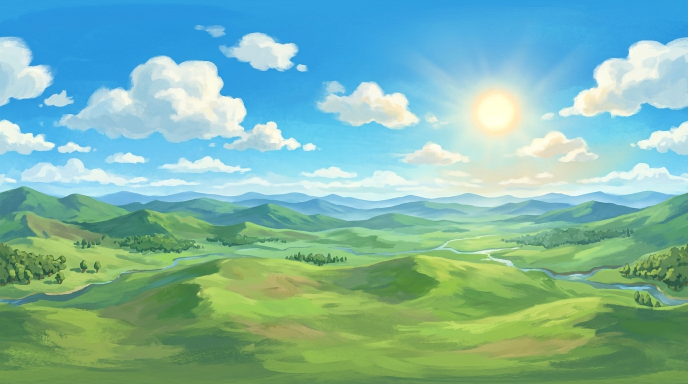
#> input picture tools/cooker/skybox_anime_pano.jpg, 1376 x 768 px, given in place of soloport_house_2.0.png, which was not available (shown at 1/2 size)
$ python cook_reflective_textures.py
#> lines starting #> are read from the running program, lines starting #| are printed output that depends on the picture
### tools/cooker/mesh_cooker.py
#!/usr/bin/env python3
"""
tools/cooker/mesh_cooker.py

Offline 3D Model Cooker Tool for Nintendo Wii U (.wmesh binary format).
Complies with Jason Gregory's Game Engine Architecture (3rd Ed., Chapters 12 & 13):
- Native Big-Endian packing for IBM PowerPC 750CL (Espresso) and AMD Latte (R700).
- 256-byte VBO alignment for GX2 DMA direct hardware upload.
- 32-byte IBO alignment matching the Espresso L1D cache line.
- Precomputed Bounding Sphere (Ritter) and AABB for O(1) frustum culling setup.
- Tipsify-inspired Post-Transform Vertex Cache (PTVC) triangle reordering.
- Supports Wavefront OBJ input and high-quality procedural architectural models.
"""

import os
import sys
import math
import struct
import argparse
from typing import List, Tuple, Dict, Optional

# Local FBX parser import
try:
    from fbx_parser import extract_fbx_meshes
except ImportError:
    try:
        from tools.cooker.fbx_parser import extract_fbx_meshes
    except ImportError:
        extract_fbx_meshes = None

# Constants matching MeshBinaryFormat.hpp
WMESH_MAGIC = b'WMSH' # 0x574D5348
WMESH_VERSION = 1

# Flags
MESH_FLAG_STATIC       = 1 << 0
MESH_FLAG_SKINNED      = 1 << 1
MESH_FLAG_HAS_COLOR    = 1 << 2
MESH_FLAG_HAS_TEXCOORD = 1 << 3
MESH_FLAG_HAS_NORMAL   = 1 << 4
MESH_FLAG_BIG_ENDIAN   = 1 << 5
MESH_FLAG_TANGENTS     = 1 << 6

VERTEX_STRIDE = 48 # 3 pos + 3 norm + 2 uv + 4 col (12 floats * 4 = 48 bytes)

class Vertex:
    __slots__ = ('pos', 'norm', 'uv', 'col')
    # [5 lines left out: function __init__, not called in this run]

def align_up(offset: int, alignment: int) -> int:
    return (offset + alignment - 1) & ~(alignment - 1)

# [554 lines left out: functions compute_aabb, compute_bounding_sphere, reorder_triangles_ptvc, parse_obj, generate_procedural_pillar, generate_procedural_obelisk and 3 more, not called in this run]

def encode_dxt1_image(rgba_bytes: bytes, width: int, height: int) -> bytes:
    """
    Fast Bounding-Box Endpoint BC1 (DXT1) encoder in pure Python.
    Produces 8 bytes per 4x4 block (4 bpp, 8:1 compression ratio).
    Packs two RGB565 endpoints and 16 2-bit interpolation indices per 4x4 block.
    """
    bw = max(1, (width + 3) // 4)
    bh = max(1, (height + 3) // 4)
    out = bytearray(bw * bh * 8)
    mv = memoryview(rgba_bytes)
    out_idx = 0
    row_stride = width * 4

    for by in range(bh):
        y0 = by * 4
        for bx in range(bw):
            x0 = bx * 4
            min_r = min_g = min_b = 255
            max_r = max_g = max_b = 0
            pixels = []

            for dy in range(4):
                py = min(height - 1, y0 + dy)
                row_off = py * row_stride
                for dx in range(4):
                    px = min(width - 1, x0 + dx)
                    off = row_off + px * 4
                    r = mv[off]
                    g = mv[off + 1]
                    b = mv[off + 2]
                    pixels.append((r, g, b))
                    if r < min_r: min_r = r
                    if g < min_g: min_g = g
                    if b < min_b: min_b = b
                    if r > max_r: max_r = r
                    if g > max_g: max_g = g
                    if b > max_b: max_b = b

            # Inset bounding box by 1/16 to reduce RMS quantization error (Simon Brown / van Waveren)
            ir = (max_r - min_r) >> 4
            ig = (max_g - min_g) >> 4
            ib = (max_b - min_b) >> 4
            min_r = min(255, min_r + ir)
            min_g = min(255, min_g + ig)
            min_b = min(255, min_b + ib)
            max_r = max(0, max_r - ir)
            max_g = max(0, max_g - ig)
            max_b = max(0, max_b - ib)

            c0 = ((max_r >> 3) << 11) | ((max_g >> 2) << 5) | (max_b >> 3)
            c1 = ((min_r >> 3) << 11) | ((min_g >> 2) << 5) | (min_b >> 3)

            if c0 < c1:
                c0, c1 = c1, c0
                min_r, max_r = max_r, min_r
                min_g, max_g = max_g, min_g
                min_b, max_b = max_b, min_b
            elif c0 == c1:
                out[out_idx:out_idx + 8] = struct.pack('<HHI', c0, c1, 0)
                out_idx += 8
                continue

            # 4-color palette along principal axis
            p0r, p0g, p0b = max_r, max_g, max_b
            p1r, p1g, p1b = min_r, min_g, min_b
            p2r = (2 * p0r + p1r) // 3
            p2g = (2 * p0g + p1g) // 3
            p2b = (2 * p0b + p1b) // 3
            p3r = (p0r + 2 * p1r) // 3
            p3g = (p0g + 2 * p1g) // 3
            p3b = (p0b + 2 * p1b) // 3

            indices = 0
            for i, (r, g, b) in enumerate(pixels):
                d0 = (r - p0r) ** 2 + (g - p0g) ** 2 + (b - p0b) ** 2
                d1 = (r - p1r) ** 2 + (g - p1g) ** 2 + (b - p1b) ** 2
                d2 = (r - p2r) ** 2 + (g - p2g) ** 2 + (b - p2b) ** 2
                d3 = (r - p3r) ** 2 + (g - p3g) ** 2 + (b - p3b) ** 2
                best = 0
                best_d = d0
                if d1 < best_d:
                    best_d = d1
                    best = 1
                if d2 < best_d:
                    best_d = d2
                    best = 2
                if d3 < best_d:
                    best = 3
                indices |= (best << (2 * i))

            out[out_idx:out_idx + 8] = struct.pack('<HHI', c0, c1, indices)
            out_idx += 8

    return bytes(out)


def encode_dxt5_image(rgba_bytes: bytes, width: int, height: int) -> bytes:
    """
    Fast Bounding-Box Endpoint BC3 (DXT5) encoder in pure Python.
    Produces 16 bytes per 4x4 block (8 bpp, 4:1 compression ratio):
    - 8-byte interpolated alpha block
    - 8-byte BC1 color block
    """
    bw = max(1, (width + 3) // 4)
    bh = max(1, (height + 3) // 4)
    color_blocks = encode_dxt1_image(rgba_bytes, width, height)
    out = bytearray(bw * bh * 16)
    mv = memoryview(rgba_bytes)
    row_stride = width * 4
    block_idx = 0

    for by in range(bh):
        y0 = by * 4
        for bx in range(bw):
            x0 = bx * 4
            min_a = 255
            max_a = 0
            alphas = []
            for dy in range(4):
                py = min(height - 1, y0 + dy)
                row_off = py * row_stride
                for dx in range(4):
                    px = min(width - 1, x0 + dx)
                    a = mv[row_off + px * 4 + 3]
                    alphas.append(a)
                    if a < min_a: min_a = a
                    if a > max_a: max_a = a

            a0 = max_a
            a1 = min_a
            alpha_bits = 0
            if a0 != a1:
                span = a0 - a1
                for i, a in enumerate(alphas):
                    # Map smoothly to 8-level interpolation table (0=a0, 1=a1, 2..7=interpolated)
                    step = ((a0 - a) * 7 + (span // 2)) // span
                    if step <= 0:
                        code = 0
                    elif step >= 7:
                        code = 1
                    else:
                        code = step + 1
                    alpha_bits |= (code << (3 * i))

            out_off = block_idx * 16
            out[out_off] = a0
            out[out_off + 1] = a1
            for b_i in range(6):
                out[out_off + 2 + b_i] = (alpha_bits >> (8 * b_i)) & 0xFF
            c_off = block_idx * 8
            out[out_off + 8:out_off + 16] = color_blocks[c_off:c_off + 8]
            block_idx += 1

    return bytes(out)


def cook_texture(input_png: str, output_wtex: str, target_size: int = 2048, tex_format: str = 'rgba8'):
    """
    Cooks an input PNG texture into a Big-Endian .wtex file with a full Lanczos mipmap pyramid.
    Supports:
    - format 1 ('rgba8'): Uncompressed RGBA8 (32 bpp)
    - format 2 ('bc1'):   Hardware Block Compression BC1 / DXT1 (4 bpp, 8:1 compression)
    - format 3 ('bc3'):   Hardware Block Compression BC3 / DXT5 (8 bpp, 4:1 compression)
    Header (16 bytes):
    - magic:     'WTEX' (4B)
    - width:     uint32 BE
    - height:    uint32 BE
    - mipFormat: uint32 BE -> bits[0..15] = mipLevels, bits[16..31] = formatCode (0/1=RGBA8, 2=BC1, 3=BC3)
    """
    from PIL import Image
    img = Image.open(input_png).convert('RGBA')
    if img.size != (target_size, target_size):
        img = img.resize((target_size, target_size), Image.Resampling.LANCZOS)

    fmt_lower = tex_format.lower()
    if fmt_lower in ('bc1', 'dxt1'):
        fmt_code = 2
    elif fmt_lower in ('bc3', 'dxt5'):
        fmt_code = 3
    else:
        fmt_code = 1

    mip_levels = int(math.log2(target_size)) + 1
    mip_payloads = []
    cur_img = img
    cur_dim = target_size
    for level in range(mip_levels):
        if level > 0:
            cur_img = img.resize((cur_dim, cur_dim), Image.Resampling.LANCZOS)
        raw_rgba = cur_img.tobytes()
        if fmt_code == 2:
            mip_payloads.append(encode_dxt1_image(raw_rgba, cur_dim, cur_dim))
        elif fmt_code == 3:
            mip_payloads.append(encode_dxt5_image(raw_rgba, cur_dim, cur_dim))
        else:
            mip_payloads.append(raw_rgba)
        cur_dim = max(1, cur_dim // 2)

    # Encode format in upper 16 bits of word 3 when fmt_code > 1 (100% backward compatible with v1 readers)
    packed_mip_fmt = mip_levels if fmt_code == 1 else ((fmt_code << 16) | (mip_levels & 0xFFFF))
    header = struct.pack('>4sIII', b'WTEX', target_size, target_size, packed_mip_fmt)
    os.makedirs(os.path.dirname(os.path.abspath(output_wtex)), exist_ok=True)
    total_bytes = len(header)
    with open(output_wtex, 'wb') as f:
        f.write(header)
        for payload in mip_payloads:
            f.write(payload)
            total_bytes += len(payload)
    print(f"[WTEX COOKER] Exito: '{output_wtex}' ({target_size}x{target_size} {fmt_lower.upper()}, {mip_levels} mipmaps, {total_bytes} bytes)")

# [137 lines left out: function main, not called in this run]

# [2 lines that do not run on import are left out]

### tools/cooker/cook_reflective_textures.py
#!/usr/bin/env python3
"""
tools/cooker/cook_reflective_textures.py

Genera y cocina las texturas con máscara de reflectividad en el canal Alpha
para la Casa Holandesa (ventanas) y el Pájaro Cantor (ojos) en formato BC3 (DXT5)
para Nintendo Wii U (AMD Latte GX2).
"""

import os
import sys
import struct
from PIL import Image

sys.path.insert(0, os.path.dirname(__file__))
from mesh_cooker import cook_texture

def cook_dutch_house_reflective():
    print("=== [1/2] Procesando Textura Reflectiva de Casa Holandesa ===")
    diff_path = "models/dutch-house/textures/soloport_house_2.0.png"
    rough_path = "models/dutch-house/textures/soloport_house_roughness.png"
    temp_rgba_path = "temp_house_reflective_rgba.png"
    out_wtex_path = "assets/models/dutch_house.wtex"

    diff_img = Image.open(diff_path).convert("RGB")
#> diff_img is the input picture: PIL image 1376x768 RGB; mean R, G, B 126.5, 182.6, 168.5
    rough_img = Image.open(rough_path).convert("L")
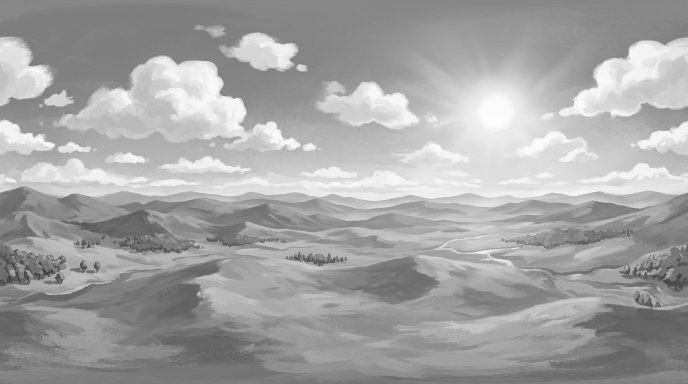
#> rough_img: PIL image 1376x768 L (shown at 1/2 size); min 50, max 253, mean 164.2
    w, h = diff_img.size
#> w = 1376; h = 768

    # Inversión de Roughness:
    # Cristales de ventanas (Roughness = 0) -> Alpha = 255 (Reflectividad 1.0)
    # Paredes, vigas y tejas (Roughness = 255) -> Alpha = 0 (Reflectividad 0.0)
    alpha_data = bytearray(w * h)
    rough_bytes = rough_img.tobytes()

    for i in range(w * h):
        r_val = rough_bytes[i]
        # Inversión con umbral limpio: valores < 50 son ventanas de cristal
        if r_val < 50:
            alpha_data[i] = 255
        else:
            alpha_data[i] = 0
#> this loop made 1056768 passes
#> r_val on passes 1 to 3: 135, 134, 135

    alpha_img = Image.frombytes("L", (w, h), bytes(alpha_data))
#> alpha_img: PIL image 1376x768 L; every value is 0
    r, g, b = diff_img.split()
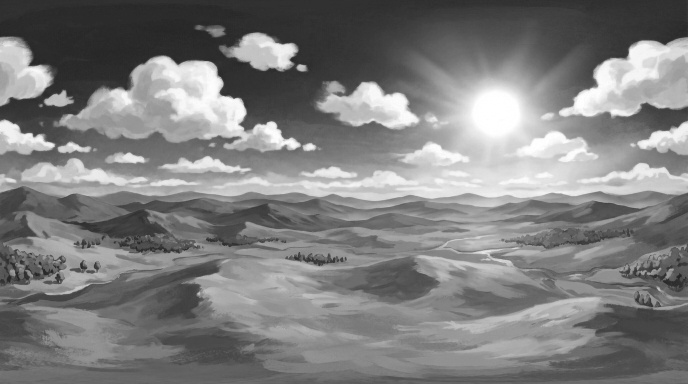
#> r: PIL image 1376x768 L (shown at 1/2 size); min 26, max 255, mean 126.5
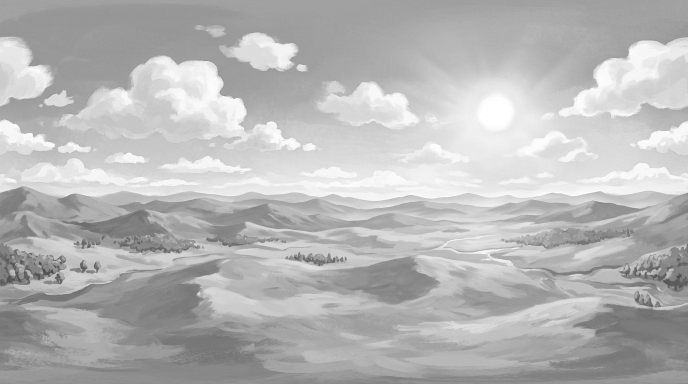
#> g: PIL image 1376x768 L (shown at 1/2 size); min 63, max 255, mean 182.6
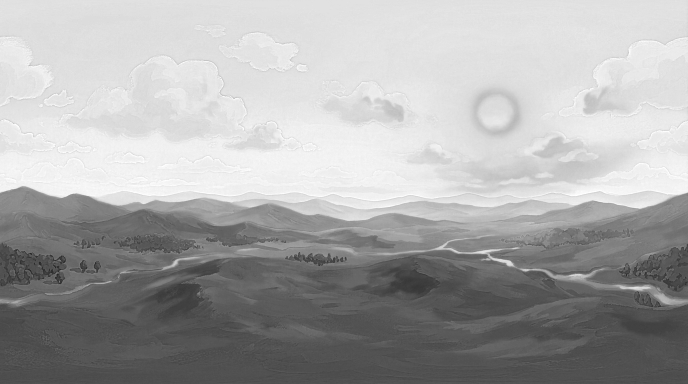
#> b: PIL image 1376x768 L (shown at 1/2 size); min 16, max 255, mean 168.5
    rgba_img = Image.merge("RGBA", (r, g, b, alpha_img))
    rgba_img.save(temp_rgba_path)
    print(f"Imagen combinada temporal guardada: {temp_rgba_path} ({w}x{h})")
#| Imagen combinada temporal guardada: temp_house_reflective_rgba.png (1376x768)

    # Cocinar a .wtex en formato BC3 (DXT5)
    cook_texture(temp_rgba_path, out_wtex_path, target_size=2048, tex_format="bc3")
#> in cook_texture, `img = img.resize((target_size, target_size), Image.Resampling.LANCZOS)`: img: PIL image 2048x2048 RGBA; every value is 0
#> after the loop in cook_texture, `for level in range(mip_levels):`: mip_payloads = 12 items
#> the loop in cook_texture, `for payload in mip_payloads:` made 12 passes
#> total_bytes on passes 1 to 12: 4194320, 5242896, 5505040, 5570576, 5586960, 5591056, 5592080, 5592336, 5592400, 5592416, 5592432, 5592448
#> after the loop in cook_texture, `for payload in mip_payloads:`: total_bytes = 5592448
#| [WTEX COOKER] Exito: 'assets/models/dutch_house.wtex' (2048x2048 BC3, 12 mipmaps, 5592448 bytes)
    print(f"Textura cocinada con éxito: {out_wtex_path} (BC3)")

    if os.path.exists(temp_rgba_path):
        os.remove(temp_rgba_path)

def cook_bird_reflective():
    print("=== [2/2] Procesando Textura Reflectiva de Pájaro Cantor ===")
    diff_path = "models/bird-orange/textures/BirdOrange_BaseColor.png"
    temp_rgba_path = "temp_bird_reflective_rgba.png"
    out_wtex_path = "assets/models/bird_orange.wtex"

#> (the run stopped early here; a loop or call above may not have finished)
